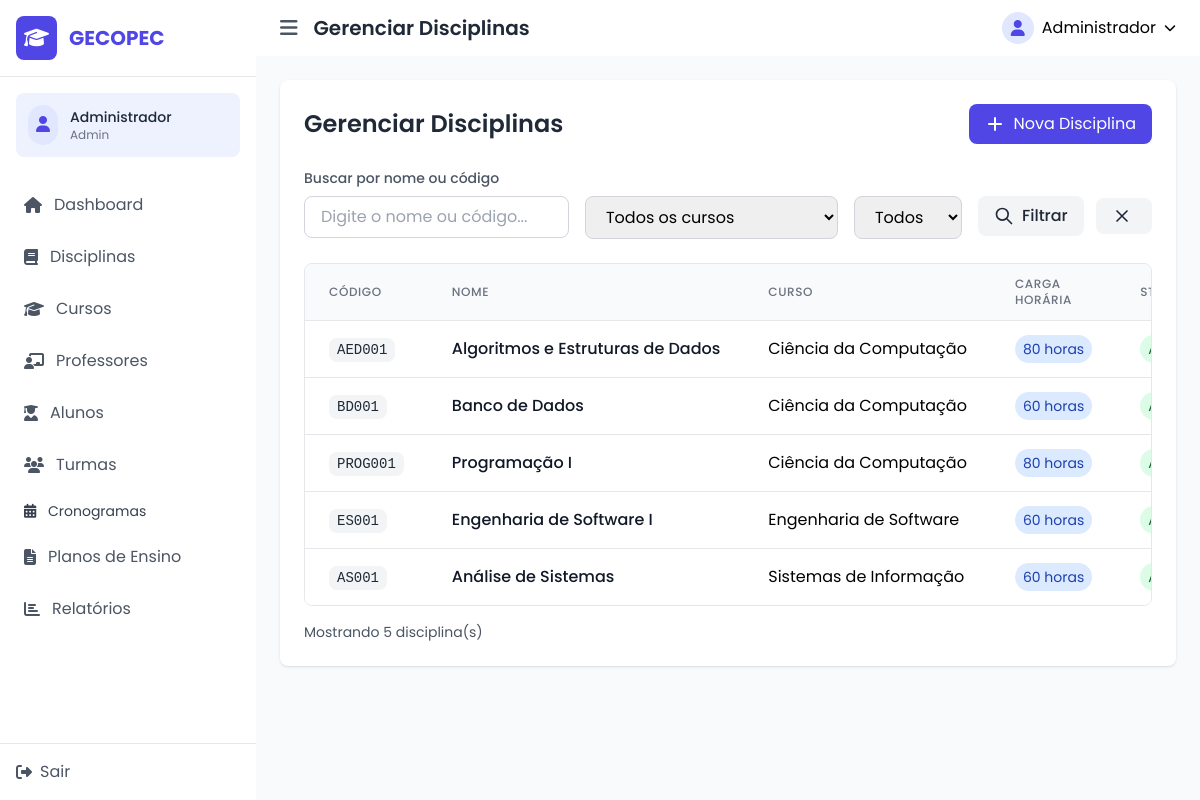
Screenshot of /index.php?page=disciplinas (signed in) with the database file from the repository.
### tables this page shows
CREATE TABLE IF NOT EXISTS disciplinas (
    id INT AUTO_INCREMENT PRIMARY KEY,
    nome VARCHAR(255) NOT NULL,
    codigo VARCHAR(50) UNIQUE NOT NULL,
    carga_horaria INT NOT NULL,
    ementa TEXT,
    prerequisitos VARCHAR(1000),
    curso_id INT NOT NULL,
    status ENUM('ativo', 'inativo') DEFAULT 'ativo',
    created_at TIMESTAMP DEFAULT CURRENT_TIMESTAMP,
    updated_at TIMESTAMP DEFAULT CURRENT_TIMESTAMP ON UPDATE CURRENT_TIMESTAMP,
    FOREIGN KEY (curso_id) REFERENCES cursos(id) ON DELETE CASCADE
);

CREATE TABLE IF NOT EXISTS cursos (
    id INT AUTO_INCREMENT PRIMARY KEY,
    nome VARCHAR(255) NOT NULL,
    carga_horaria INT NOT NULL,
    ementa TEXT,
    objetivos TEXT,
    coordenador_id INT,
    status ENUM('ativo', 'inativo') DEFAULT 'ativo',
    created_at TIMESTAMP DEFAULT CURRENT_TIMESTAMP,
    updated_at TIMESTAMP DEFAULT CURRENT_TIMESTAMP ON UPDATE CURRENT_TIMESTAMP,
    FOREIGN KEY (coordenador_id) REFERENCES usuarios(id) ON DELETE SET NULL
);

### controllers/DisciplinaController.php (called while the page is built, shortened)
<?php
require_once 'models/Disciplina.php';
class DisciplinaController {
    private $disciplinaModel;
    private $cursoModel;
    public function __construct() {
        $this->disciplinaModel = new Disciplina();
        $this->cursoModel = new Curso();
    }
    public function index() {
        $filtros = [
            'busca' => isset($_GET['busca']) ? $_GET['busca'] : '',
            'curso_id' => isset($_GET['curso_id']) ? $_GET['curso_id'] : '',
            'status' => isset($_GET['status']) ? $_GET['status'] : ''
        ];
        $disciplinas = $this->disciplinaModel->getAllDisciplinas($filtros);
        $cursos = $this->cursoModel->getAllCursos();
        $data = [
            'title' => 'Gerenciar Disciplinas',
            'disciplinas' => $disciplinas,
            'cursos' => $cursos,
            'filtros' => $filtros,
            'mensagem' => isset($_SESSION['mensagem']) ? $_SESSION['mensagem'] : null
        ];
        $this->renderView('disciplinas/index', $data);
    }
    private function renderView($view, $data = []) {
        extract($data);
        require_once 'views/templates/header.php';
        require_once 'views/' . $view . '.php';
        require_once 'views/templates/footer.php';
    }
}
?>

### lib/Database.php (called while the page is built, shortened)
<?php
class Database {
    private static $instance = null;
    private $host = DB_HOST;
    private $user = DB_USER;
    private $pass = DB_PASS;
    private $dbname = DB_NAME;
    private function __construct() {
        $dsn = 'mysql:host=' . $this->host . ';dbname=' . $this->dbname;
        $options = array(
            PDO::ATTR_PERSISTENT => true,
            PDO::ATTR_ERRMODE => PDO::ERRMODE_EXCEPTION
        );
        try {
            $this->dbh = new PDO($dsn, $this->user, $this->pass, $options);
        } catch(PDOException $e) {
            $this->error = $e->getMessage();
            echo 'Erro de conexão: ' . $this->error;
        }
    }
    public static function getInstance() {
        if (self::$instance === null) {
            self::$instance = new self();
        }
        return self::$instance->dbh;
    }
}
?>

### models/disciplina.php (called while the page is built, shortened)
<?php
require_once 'lib/Database.php';
class Disciplina {
    private $db;
    public function __construct() {
        $this->db = Database::getInstance();
    }
    public function getAllDisciplinas($filtros = []) {
        try {
            $sql = 'SELECT d.*, c.nome as curso_nome
                    FROM disciplinas d
                    LEFT JOIN cursos c ON d.curso_id = c.id
                    WHERE 1=1';
            $params = [];
            $sql .= ' ORDER BY c.nome, d.nome';
            $stmt = $this->db->prepare($sql);
            $stmt->execute($params);
            return $stmt->fetchAll(PDO::FETCH_OBJ);
        } catch (Exception $e) {
            error_log("Erro ao buscar disciplinas: " . $e->getMessage());
            return [];
        }
    }
}
?>

### views/disciplinas/index.php (the view, shortened to what this page needs)
<div class="bg-white rounded-lg shadow">
    <div class="p-6">
        <div class="flex justify-between items-center mb-6">
            <h1 class="text-2xl font-semibold text-gray-800">Gerenciar Disciplinas</h1>
            <a href="index.php?page=disciplina-create" class="flex items-center bg-indigo-600 text-white px-4 py-2 rounded-lg hover:bg-indigo-700 transition-colors">
                <svg xmlns="http://www.w3.org/2000/svg" class="h-5 w-5 mr-2" viewBox="0 0 20 20" fill="currentColor">
                    <path fill-rule="evenodd" d="M10 3a1 1 0 011 1v5h5a1 1 0 110 2h-5v5a1 1 0 11-2 0v-5H4a1 1 0 110-2h5V4a1 1 0 011-1z" clip-rule="evenodd" />
                </svg>
                Nova Disciplina
            </a>
        </div>
        <div class="mb-6">
            <h2 class="text-sm font-medium text-gray-600 mb-2">Buscar por nome ou código</h2>
            <div class="flex flex-col md:flex-row space-y-3 md:space-y-0 md:space-x-4">
                <div class="flex-1">
                    <input
                        type="text"
                        id="search-disciplina"
                        placeholder="Digite o nome ou código..."
                        class="w-full border border-gray-300 rounded-lg px-4 py-2 focus:outline-none focus:ring-2 focus:ring-indigo-500"
                        value="<?php echo htmlspecialchars($filtros['busca'] ?? ''); ?>"
                    >
                </div>
                <div>
                    <select id="curso-filter" class="border border-gray-300 rounded-lg px-4 py-2 focus:outline-none focus:ring-2 focus:ring-indigo-500">
                        <option value="">Todos os cursos</option>
                    </select>
                </div>
                <div>
                    <select id="status-filter" class="border border-gray-300 rounded-lg px-4 py-2 focus:outline-none focus:ring-2 focus:ring-indigo-500">
                        <option value="">Todos</option>
                    </select>
                </div>
                <div>
                    <button
                        onclick="applyFilters()"
                        class="bg-gray-100 hover:bg-gray-200 text-gray-800 font-medium py-2 px-4 rounded-lg inline-flex items-center transition-colors"
                    >
                        <svg xmlns="http://www.w3.org/2000/svg" class="h-5 w-5 mr-2" fill="none" viewBox="0 0 24 24" stroke="currentColor">
                            <path stroke-linecap="round" stroke-linejoin="round" stroke-width="2" d="M21 21l-6-6m2-5a7 7 0 11-14 0 7 7 0 0114 0z" />
                        </svg>
                        Filtrar
                    </button>
                    <button
                        onclick="clearFilters()"
                        class="bg-gray-100 hover:bg-gray-200 text-gray-800 font-medium py-2 px-4 rounded-lg inline-flex items-center ml-2 transition-colors"
                    >
                        <svg xmlns="http://www.w3.org/2000/svg" class="h-5 w-5 mr-1" fill="none" viewBox="0 0 24 24" stroke="currentColor">
                            <path stroke-linecap="round" stroke-linejoin="round" stroke-width="2" d="M6 18L18 6M6 6l12 12" />
                        </svg>
                    </button>
                </div>
            </div>
        </div>
        <?php if (empty($disciplinas)): ?>
            <div class="text-center py-16 flex flex-col items-center justify-center">
                <div class="bg-gray-100 p-6 rounded-full mb-4">
                    <svg xmlns="http://www.w3.org/2000/svg" class="h-16 w-16 text-gray-400" fill="none" viewBox="0 0 24 24" stroke="currentColor">
                        <path stroke-linecap="round" stroke-linejoin="round" stroke-width="2" d="M12 6.253v13m0-13C10.832 5.477 9.246 5 7.5 5S4.168 5.477 3 6.253v13C4.168 18.477 5.754 18 7.5 18s3.332.477 4.5 1.253m0-13C13.168 5.477 14.754 5 16.5 5c1.747 0 3.332.477 4.5 1.253v13C19.832 18.477 18.247 18 16.5 18c-1.746 0-3.332.477-4.5 1.253" />
                    </svg>
                </div>
                <h2 class="text-xl font-semibold text-gray-800 mb-2">Nenhuma disciplina encontrada</h2>
                <p class="text-gray-600 mb-6">Não há disciplinas cadastradas ou que atendam aos filtros aplicados.</p>
                <a href="index.php?page=disciplina-create" class="bg-indigo-600 text-white px-6 py-2 rounded-lg hover:bg-indigo-700 transition-colors flex items-center">
                    <svg xmlns="http://www.w3.org/2000/svg" class="h-5 w-5 mr-2" viewBox="0 0 20 20" fill="currentColor">
                        <path fill-rule="evenodd" d="M10 3a1 1 0 011 1v5h5a1 1 0 110 2h-5v5a1 1 0 11-2 0v-5H4a1 1 0 110-2h5V4a1 1 0 011-1z" clip-rule="evenodd" />
                    </svg>
                    Cadastrar primeira disciplina
                </a>
            </div>
        <?php else: ?>
            <div class="overflow-hidden border border-gray-200 rounded-lg">
                <table class="min-w-full divide-y divide-gray-200">
                    <thead class="bg-gray-50">
                        <tr>
                            <th scope="col" class="px-6 py-3 text-left text-xs font-medium text-gray-500 uppercase tracking-wider">Código</th>
                            <th scope="col" class="px-6 py-3 text-left text-xs font-medium text-gray-500 uppercase tracking-wider">Nome</th>
                            <th scope="col" class="px-6 py-3 text-left text-xs font-medium text-gray-500 uppercase tracking-wider">Curso</th>
                            <th scope="col" class="px-6 py-3 text-left text-xs font-medium text-gray-500 uppercase tracking-wider">Carga Horária</th>
                            <th scope="col" class="px-6 py-3 text-left text-xs font-medium text-gray-500 uppercase tracking-wider">Status</th>
                        </tr>
                    </thead>
                    <tbody class="bg-white divide-y divide-gray-200" id="disciplinas-table-body">
                        <?php foreach ($disciplinas as $disciplina): ?>
                        <tr class="hover:bg-gray-50">
                            <td class="px-6 py-4 whitespace-nowrap">
                                <span class="px-2 py-1 bg-gray-100 text-gray-800 text-sm rounded-lg font-mono">
                                    <?php echo htmlspecialchars($disciplina->codigo); ?>
                                </span>
                            </td>
                            <td class="px-6 py-4 whitespace-nowrap">
                                <div class="font-medium text-gray-900">
                                    <?php echo htmlspecialchars($disciplina->nome); ?>
                                </div>
                            </td>
                            <td class="px-6 py-4 whitespace-nowrap">
                                <?php echo htmlspecialchars($disciplina->curso_nome ?? 'Sem curso'); ?>
                            </td>
                            <td class="px-6 py-4 whitespace-nowrap">
                                <span class="px-2 py-1 bg-blue-100 text-blue-800 rounded-full text-sm">
                                    <?php echo $disciplina->carga_horaria; ?> horas
                                </span>
                            </td>
                            <td class="px-6 py-4 whitespace-nowrap">
                                <?php if ($disciplina->status == 'ativo'): ?>
                                    <span class="px-2 py-1 bg-green-100 text-green-800 rounded-full text-sm">Ativo</span>
                                <?php else: ?>
                                    <span class="px-2 py-1 bg-gray-100 text-gray-800 rounded-full text-sm">Inativo</span>
                                <?php endif; ?>
                            </td>
                        </tr>
                        <?php endforeach; ?>
                    </tbody>
                </table>
            </div>
            <div class="mt-4 text-sm text-gray-600">
                Mostrando <?php echo count($disciplinas); ?> disciplina(s)
            </div>
        <?php endif; ?>
    </div>
</div>

### rows the page displays
disciplinas: codigo "AED001", nome "Algoritmos e Estruturas de Dados", curso.nome "Ciência da Computação", carga_horaria "80"
disciplinas: codigo "BD001", nome "Banco de Dados", curso.nome "Ciência da Computação", carga_horaria "60"
disciplinas: codigo "PROG001", nome "Programação I", curso.nome "Ciência da Computação", carga_horaria "80"
disciplinas: codigo "ES001", nome "Engenharia de Software I", curso.nome "Engenharia de Software", carga_horaria "60"
disciplinas: codigo "AS001", nome "Análise de Sistemas", curso.nome "Sistemas de Informação", carga_horaria "60"

### other values shown
APP_NAME "GECOPEC"
$_SESSION['usuario_nome'] "Administrador"
$_SESSION['usuario_tipo'] "Admin"
$title "Gerenciar Disciplinas"
count($disciplinas) "5"
